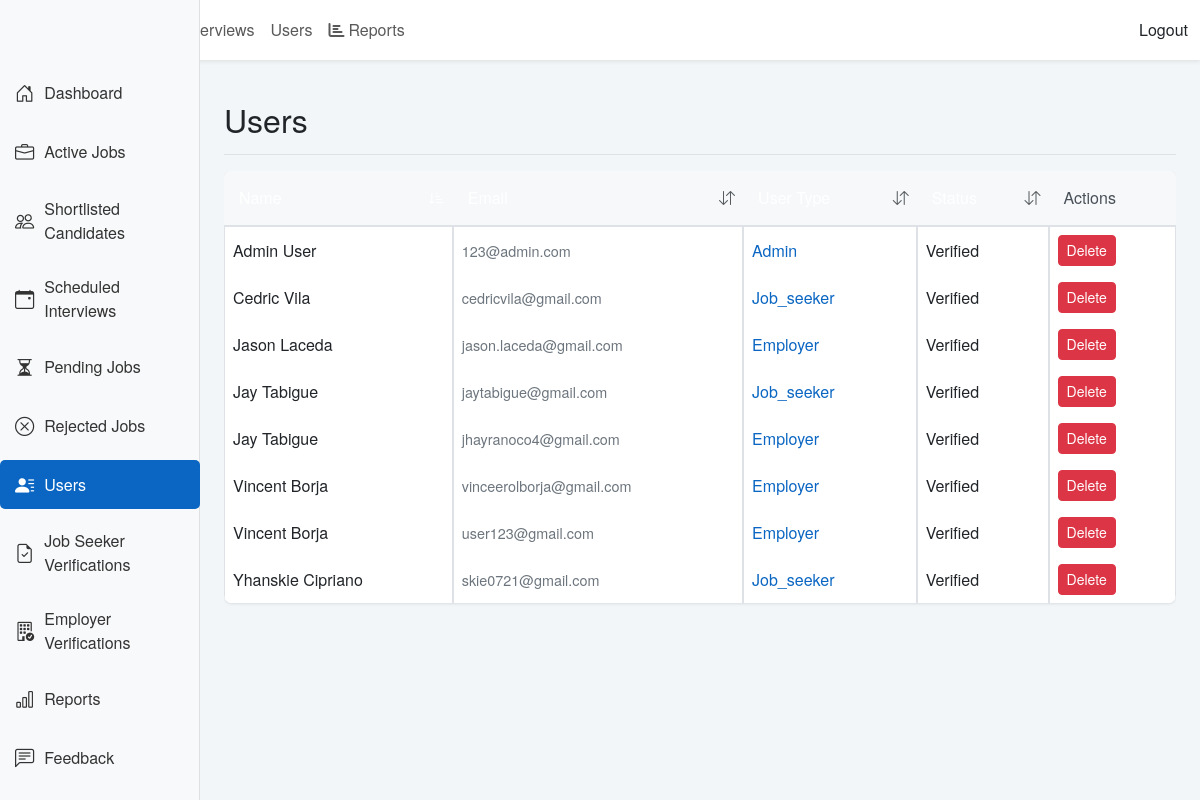
/admin/users.php?sort=full_name&order=ASC (signed in), run on the app's committed database.
### tables this page shows
CREATE TABLE `users` (
  `user_id` int(11) NOT NULL,
  `full_name` varchar(255) NOT NULL,
  `email` varchar(255) NOT NULL,
  `password_hash` varchar(255) NOT NULL,
  `user_type` enum('job_seeker','employer','admin') NOT NULL,
  `status` enum('pending','verified','rejected') DEFAULT 'pending',
  `created_at` timestamp NOT NULL DEFAULT current_timestamp()
);

### admin/users.php (the view, shortened to what this page needs)
<?php
include '../db.php';
$sort_column = isset($_GET['sort']) ? $_GET['sort'] : 'created_at';
$sort_order = isset($_GET['order']) ? $_GET['order'] : 'DESC';
function getSortUrl($column, $currentSort, $currentOrder) {
    $newOrder = ($currentSort === $column && $currentOrder === 'ASC') ? 'DESC' : 'ASC';
    return "?sort=" . $column . "&order=" . $newOrder;
}
function getSortIndicator($column, $currentSort, $currentOrder) {
    if ($currentSort !== $column) {
        return '<i class="bi bi-arrow-down-up text-muted"></i>';
    }
    return ($currentOrder === 'ASC') ?
        '<i class="bi bi-sort-down-alt"></i>' :
        '<i class="bi bi-sort-down"></i>';
}
?>
<!DOCTYPE html>
<html lang="en">
<head>
    <link href="https://cdn.jsdelivr.net/npm/bootstrap@5.3.0/dist/css/bootstrap.min.css" rel="stylesheet">
    <link href="https://cdn.jsdelivr.net/npm/bootstrap-icons@1.10.3/font/bootstrap-icons.css" rel="stylesheet">
    <link href="../css/styles.css" rel="stylesheet">
</head>
<body>
    <?php include 'includes/header.php'; ?>
    <div class="container-fluid">
        <div class="row">
            <?php include 'includes/sidebar.php'; ?>
            <main class="col-md-9 ms-sm-auto col-lg-10 px-md-4">
                <div class="d-flex justify-content-between flex-wrap flex-md-nowrap align-items-center pt-3 pb-2 mb-3 border-bottom">
                    <h2>Users</h2>
                </div>
                <div class="table-responsive">
                    <table class="table table-bordered">
                        <thead>
                            <tr>
                                <th class="sortable <?php echo $sort_column === 'full_name' ? 'sort-active' : ''; ?>">
                                    <a href="<?php echo getSortUrl('full_name', $sort_column, $sort_order); ?>">
                                        Name <?php echo getSortIndicator('full_name', $sort_column, $sort_order); ?>
                                    </a>
                                </th>
                                <th class="sortable <?php echo $sort_column === 'email' ? 'sort-active' : ''; ?>">
                                    <a href="<?php echo getSortUrl('email', $sort_column, $sort_order); ?>">
                                        Email <?php echo getSortIndicator('email', $sort_column, $sort_order); ?>
                                    </a>
                                </th>
                                <th class="sortable <?php echo $sort_column === 'user_type' ? 'sort-active' : ''; ?>">
                                    <a href="<?php echo getSortUrl('user_type', $sort_column, $sort_order); ?>">
                                        User Type <?php echo getSortIndicator('user_type', $sort_column, $sort_order); ?>
                                    </a>
                                </th>
                                <th class="sortable <?php echo $sort_column === 'status' ? 'sort-active' : ''; ?>">
                                    <a href="<?php echo getSortUrl('status', $sort_column, $sort_order); ?>">
                                        Status <?php echo getSortIndicator('status', $sort_column, $sort_order); ?>
                                    </a>
                                </th>
                                <th>Actions</th>
                            </tr>
                        </thead>
                        <tbody>
                            <?php
                            $sql = "SELECT * FROM users ORDER BY $sort_column $sort_order";
                            $users_result = $conn->query($sql);
                            if ($users_result->num_rows > 0) {
                                while ($row = $users_result->fetch_assoc()) {
                                    $status_class = 'status-' . strtolower($row['status']);
                                    echo "<tr>";
                                    echo "<td>{$row['full_name']}</td>";
                                    echo "<td>{$row['email']}</td>";
                                    echo "<td>{$row['user_type']}</td>";
                                    echo "<td class='{$status_class}'>{$row['status']}</td>";
                                    echo "<td>";
                                    echo "<a href='delete_user.php?id={$row['user_id']}' class='btn btn-danger btn-sm' onclick='return confirm(\"Are you sure you want to delete this user?\")'>Delete</a>";
                                    echo "</td>";
                                    echo "</tr>";
                                }
                            } else {
                                echo "<tr><td colspan='5'>No users found.</td></tr>";
                            }
                            ?>
                        </tbody>
                    </table>
                </div>
            </main>
        </div>
    </div>
    <?php include 'includes/footer.php'; ?>
</body>
</html>

### admin/css/styles.css (style rules this page uses)
body { font-family: 'Helvetica Neue', Helvetica, Arial, sans-serif; background-color: #f3f6f8; }
.table-responsive { margin-bottom: 2rem; }
main { padding-top: 1.5rem; }
@media (min-width: 768px) { main { padding-left: 1.5rem; } }
.table { background-color: #fff; border-radius: 8px; overflow: hidden; box-shadow: 0 1px 3px rgba(0, 0, 0, 0.1); }
.table thead th { background-color: #f6f8fa; border-bottom: 2px solid #dee2e6; color: #495057; }

### admin/users.php (style rules this page uses)
.table { border-collapse: separate; border-spacing: 0; width: 100%; background-color: white; box-shadow: 0 0 20px rgba(0, 0, 0, 0.05); border-radius: 8px; overflow: hidden; margin-bottom: 20px; }
.table thead th { background-color: #0a66c2; color: white; font-weight: 500; padding: 15px; position: sticky; top: 0; border: none; }
.table tbody tr { transition: all 0.2s ease; }
.table td { padding: 12px 15px; vertical-align: middle; border-bottom: 1px solid #e9ecef; }
.table td:nth-child(4) { text-transform: capitalize; font-weight: 500; }
.btn-sm { padding: 6px 12px; font-size: 0.85rem; border-radius: 4px; transition: all 0.2s ease; margin-right: 5px; }
.btn-danger { background-color: #dc3545; border-color: #dc3545; }
.table td:nth-child(3) { text-transform: capitalize; font-weight: 500; color: #0a66c2; }
.table td:last-child { white-space: nowrap; }
.table td:nth-child(2) { color: #6c757d; font-size: 0.9rem; }
.sortable { cursor: pointer; position: relative; padding-right: 25px !important; }
.sortable i { position: absolute; right: 8px; top: 50%; transform: translateY(-50%); }
.sort-active { background-color: #0857a2; }
.sortable a { color: white; text-decoration: none; }

### data on the page
users: full_name "Admin User", email "123@admin.com", user_type "Admin", status "Verified"
users: full_name "Cedric Vila", email "cedricvila@gmail.com", user_type "Job_seeker", status "Verified"
users: full_name "Jason Laceda", email "jason.laceda@gmail.com", user_type "Employer", status "Verified"
users: full_name "Jay Tabigue", email "jaytabigue@gmail.com", user_type "Job_seeker", status "Verified"
users: full_name "Jay Tabigue", email "jhayranoco4@gmail.com", user_type "Employer", status "Verified"
users: full_name "Vincent Borja", email "vinceerolborja@gmail.com", user_type "Employer", status "Verified"
users: full_name "Vincent Borja", email "user123@gmail.com", user_type "Employer", status "Verified"
users: full_name "Yhanskie Cipriano", email "skie0721@gmail.com", user_type "Job_seeker", status "Verified"
